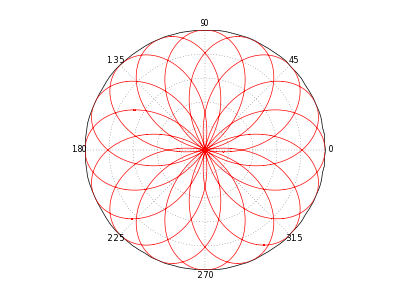

Recreate this plot in Python.
import matplotlib
matplotlib.use('Agg')
from pylab import *

def webshow( img ):
    savefig( img, dpi=50 )
    print 'Content-Type: text/html\n'
    print '<img width="400" height="300" src="'+img+'" />'
	
clf()
# print Rose
a = 8.0 # try (a,b) = (8,5) (8,7)
b = 5.0
theta = arange(0.0, 2*b*pi, 0.02)
r = cos(a/b*theta)
subplot(111, polar=True)
plot(theta, r, "r-")
webshow("polar.png")
